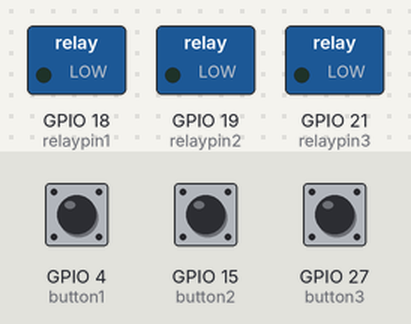
This sketch was run on a simulated ESP32. On the bench: switched loads named in the sketch (green lamp = pin HIGH). Inputs (shaded band) come from the test bench; at power-on: GPIO 4 (button1) HIGH, GPIO 15 (button2) HIGH, GPIO 27 (button3) HIGH. Nothing arrives over Bluetooth unless stated; what the sketch prints to the serial monitor is not drawn.

Above: at 1.2 s.
1.3 s: GPIO 4 (button1) pulled LOW for 3.2 s
At 2.7 s:
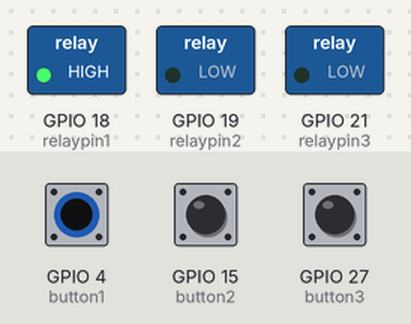
6.8 s: GPIO 15 (button2) pulled LOW for 0.15 s
At 8.1 s:
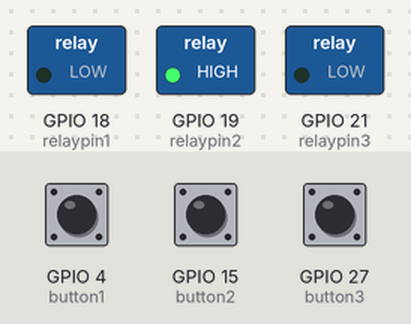
9.9 s: GPIO 27 (button3) pulled LOW for 0.15 s
At 10.4 s:
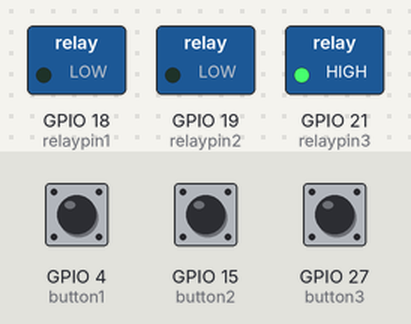
13.0 s: GPIO 27 (button3) pulled LOW for 1 s
At 15.5 s:
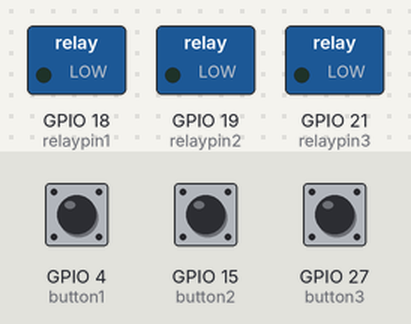
16.5 s: GPIO 27 (button3) pulled LOW for 3.2 s
At 17.9 s:
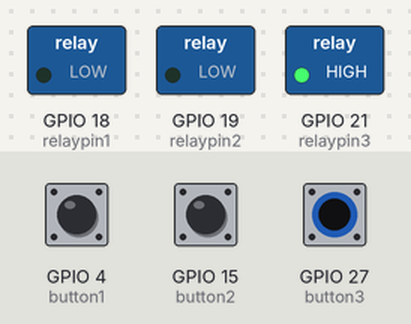
Timing chart, 0 to 22.0 s (numbered marks = the images above; inputs shaded):
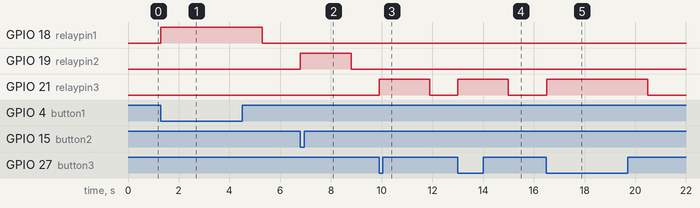

Measured:
- after the input at 1.3 s, GPIO 18 (relaypin1): LOW → HIGH at once, → LOW 4.0 s later
- after the input at 6.8 s, GPIO 19 (relaypin2): LOW → HIGH at once, → LOW 2.0 s later
- after the input at 9.9 s, GPIO 21 (relaypin3): LOW → HIGH at once, → LOW 2.0 s later
- after the input at 13.0 s, GPIO 21 (relaypin3): LOW → HIGH at once, → LOW 2.0 s later
- after the input at 16.5 s, GPIO 21 (relaypin3): LOW → HIGH at once, → LOW 4.0 s later

The sketch:

button_relay_test.ino
```cpp
//Importing the necessary library for bluetooth:
#include "BluetoothSerial.h"

//Properly enables bluetooth:
#if !defined(CONFIG_BT_ENABLED) || !defined(CONFIG_BLUEDROID_ENABLED)
#error Bluetooth is not enabled! Please run make menuconfig to and enable it
#endif

//Instanciates the BluetoothSerial object:
BluetoothSerial SerialBT;

// 3 --> top compartment
// 2 --> middle compartment
// 1 --> bottom compartment


const int button3 = 27;   // top compartment button -- this is the button with red and black wires
const int button2 = 15;   // middle compartment button -- this is is the button with purple wires           CHANGE PIN NUMBERS ACCORDING TO WHAT YOU HAVE!
const int button1 = 4;   // bottom compartment button -- this is is the button with two white wires


const int relaypin1 = 18; // bottom compartment
const int relaypin2 = 19; // middle compartment   CHANGE PIN NUMBERS ACCORDING TO WHAT YOU HAVE!!
const int relaypin3 = 21; // top compartment


int buttonstate3;
int buttonstate2;
int buttonstate1;

String incomingmessage = "";

void setup(){
  pinMode(button1,INPUT_PULLUP);
  pinMode(button2,INPUT_PULLUP);
  pinMode(button3,INPUT_PULLUP);

  pinMode(relaypin1,OUTPUT);
  pinMode(relaypin2,OUTPUT);
  pinMode(relaypin3,OUTPUT);


  Serial.begin(115200);                                                       //Making the communication rate correct
  SerialBT.begin("Smartbox"); //Bluetooth device name                         //Naming the device
  Serial.println("The device started, now you can pair it with bluetooth!");  //Message saying
}

void loop(){
  buttonstate1 = digitalRead(button1); //button is active low
  buttonstate2 = digitalRead(button2);
  buttonstate3 = digitalRead(button3);

  Serial.println(/*whatever button you want to test*/); //prints the buttonstate

  if(SerialBT.available()){
    incomingmessage = SerialBT.readString();

    if(incomingmessage == "relay_1"){
        digitalWrite(relaypin1,HIGH);
        delay(2000); //2 second delay for testing purposes, supposed to be 10 seconds
        digitalWrite(relaypin1,LOW);
      }


    else if(incomingmessage == "relay_2"){
        digitalWrite(relaypin2,HIGH);
        delay(2000); //2 second delay for testing purposes, supposed to be 10 seconds
        digitalWrite(relaypin2,LOW);
      }


    else if(incomingmessage == "relay_3"){
        digitalWrite(relaypin3,HIGH);
        delay(2000); //2 second delay for testing purposes, supposed to be 10 seconds
        digitalWrite(relaypin3,LOW);
    }

  }

  else{
    if(buttonstate3 == 0){ // this button controls the top compartment lock
        digitalWrite(relaypin3,HIGH); //relay is off
        delay(2000); //2 second delay for testing purposes, supposed to be 10 seconds
        digitalWrite(relaypin3,LOW);//relay is on
      }


    else if(buttonstate2 == 0){ // this button controls the top compartment lock
        digitalWrite(relaypin2,HIGH); //relay is off
        delay(2000); //2 second delay for testing purposes, supposed to be 10 seconds
        digitalWrite(relaypin2,LOW);//relay is on
      }


    else if(buttonstate1 == 0){ // this button controls the top compartment lock
        digitalWrite(relaypin1,HIGH); //relay is off
        delay(2000); //2 second delay for testing purposes, supposed to be 10 seconds
        digitalWrite(relaypin1,LOW);//relay is on
      }
  }

}
```
